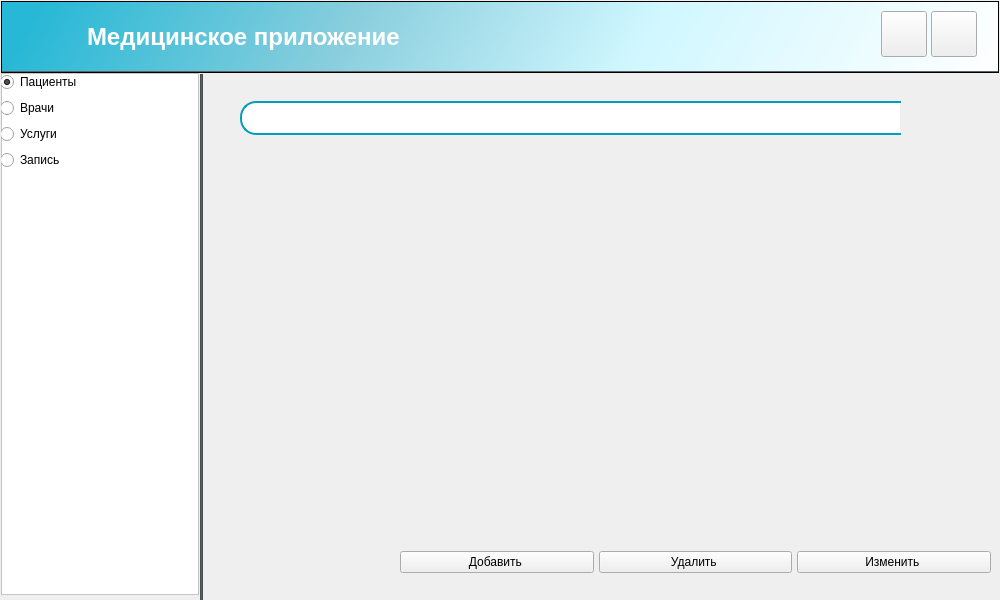
<?xml version="1.0" encoding="UTF-8"?>
<ui version="4.0">
 <class>MainWindow</class>
 <widget class="QMainWindow" name="MainWindow">
  <property name="geometry">
   <rect>
    <x>0</x>
    <y>0</y>
    <width>1000</width>
    <height>600</height>
   </rect>
  </property>
  <property name="baseSize">
   <size>
    <width>800</width>
    <height>400</height>
   </size>
  </property>
  <property name="windowTitle">
   <string>MainWindow</string>
  </property>
  <property name="styleSheet">
   <string notr="true">MainWindow{
border: 1px solid #5c6266;
}</string>
  </property>
  <widget class="QWidget" name="centralwidget">
   <property name="styleSheet">
    <string notr="true"/>
   </property>
   <widget class="QFrame" name="frame">
    <property name="geometry">
     <rect>
      <x>1</x>
      <y>1</y>
      <width>998</width>
      <height>72</height>
     </rect>
    </property>
    <property name="sizePolicy">
     <sizepolicy hsizetype="Preferred" vsizetype="Preferred">
      <horstretch>0</horstretch>
      <verstretch>0</verstretch>
     </sizepolicy>
    </property>
    <property name="styleSheet">
     <string notr="true">#frame{ 
background: qlineargradient(spread:pad, x1:0, y1:0.96, x2:1, y2:1, stop:0 rgba(38, 184, 214, 255), stop:0.323454 rgba(137, 206, 221, 255), stop:0.623711 rgba(208, 247, 255, 255), stop:1 rgba(255, 255, 255, 255));
border-bottom: 2px solid #5c6266;
}
</string>
    </property>
    <property name="frameShape">
     <enum>QFrame::StyledPanel</enum>
    </property>
    <property name="frameShadow">
     <enum>QFrame::Raised</enum>
    </property>
    <widget class="QLabel" name="label_2">
     <property name="geometry">
      <rect>
       <x>60</x>
       <y>20</y>
       <width>411</width>
       <height>31</height>
      </rect>
     </property>
     <property name="styleSheet">
      <string notr="true">	color: white;
    font-size: 24px;
    line-height: 60px;
    margin-left: 20px;
    background: transparent;
font-weight: bold;
</string>
     </property>
     <property name="text">
      <string>Медицинское приложение</string>
     </property>
    </widget>
    <widget class="QLabel" name="label">
     <property name="geometry">
      <rect>
       <x>20</x>
       <y>0</y>
       <width>101</width>
       <height>72</height>
      </rect>
     </property>
     <property name="styleSheet">
      <string notr="true"/>
     </property>
     <property name="text">
      <string/>
     </property>
     <property name="pixmap">
      <pixmap resource="image.qrc">:/image/logo1.png</pixmap>
     </property>
     <property name="scaledContents">
      <bool>false</bool>
     </property>
     <property name="wordWrap">
      <bool>false</bool>
     </property>
    </widget>
    <widget class="QPushButton" name="min_btn">
     <property name="geometry">
      <rect>
       <x>880</x>
       <y>10</y>
       <width>46</width>
       <height>46</height>
      </rect>
     </property>
     <property name="cursor">
      <cursorShape>PointingHandCursor</cursorShape>
     </property>
     <property name="styleSheet">
      <string notr="true">#min_btn{
 	background-image: url(&quot;:/image/drug.png&quot;);
    background-repeat: no-repeat;
    background-position: center center;
}

#min_btn:hover {
    background-image: url(&quot;:/image/drug_act.png&quot;);
    background-repeat: no-repeat;
	background-position: center center;
}</string>
     </property>
     <property name="text">
      <string/>
     </property>
     <property name="iconSize">
      <size>
       <width>30</width>
       <height>30</height>
      </size>
     </property>
    </widget>
    <widget class="QPushButton" name="close_btn">
     <property name="geometry">
      <rect>
       <x>930</x>
       <y>10</y>
       <width>46</width>
       <height>46</height>
      </rect>
     </property>
     <property name="cursor">
      <cursorShape>PointingHandCursor</cursorShape>
     </property>
     <property name="styleSheet">
      <string notr="true">#close_btn{
 	background-image: url(&quot;:/image/pharmacy.png&quot;);
    background-repeat: no-repeat;
    background-position: center center;
}

#close_btn:hover {
    background-image: url(&quot;:/image/pharmacy_act.png&quot;);
    background-repeat: no-repeat;
	background-position: center center;
}</string>
     </property>
     <property name="text">
      <string/>
     </property>
     <property name="iconSize">
      <size>
       <width>30</width>
       <height>30</height>
      </size>
     </property>
    </widget>
   </widget>
   <widget class="QFrame" name="frame_2">
    <property name="geometry">
     <rect>
      <x>200</x>
      <y>74</y>
      <width>3</width>
      <height>531</height>
     </rect>
    </property>
    <property name="baseSize">
     <size>
      <width>0</width>
      <height>0</height>
     </size>
    </property>
    <property name="styleSheet">
     <string notr="true">background: #5c6266;
min-width: 1px;
max-width: 1px;</string>
    </property>
    <property name="frameShape">
     <enum>QFrame::StyledPanel</enum>
    </property>
    <property name="frameShadow">
     <enum>QFrame::Raised</enum>
    </property>
   </widget>
   <widget class="QFrame" name="frame_3">
    <property name="geometry">
     <rect>
      <x>1</x>
      <y>73</y>
      <width>198</width>
      <height>522</height>
     </rect>
    </property>
    <property name="styleSheet">
     <string notr="true">#frame_3{
background: white;
}</string>
    </property>
    <property name="frameShape">
     <enum>QFrame::StyledPanel</enum>
    </property>
    <property name="frameShadow">
     <enum>QFrame::Raised</enum>
    </property>
    <widget class="QWidget" name="verticalLayoutWidget">
     <property name="geometry">
      <rect>
       <x>-1</x>
       <y>-1</y>
       <width>201</width>
       <height>531</height>
      </rect>
     </property>
     <layout class="QVBoxLayout" name="verticalLayout">
      <item>
       <widget class="QRadioButton" name="menu3">
        <property name="cursor">
         <cursorShape>PointingHandCursor</cursorShape>
        </property>
        <property name="text">
         <string>Пациенты</string>
        </property>
        <property name="iconSize">
         <size>
          <width>35</width>
          <height>35</height>
         </size>
        </property>
        <property name="checked">
         <bool>true</bool>
        </property>
       </widget>
      </item>
      <item>
       <widget class="QRadioButton" name="menu2">
        <property name="cursor">
         <cursorShape>PointingHandCursor</cursorShape>
        </property>
        <property name="text">
         <string>Врачи</string>
        </property>
        <property name="iconSize">
         <size>
          <width>35</width>
          <height>35</height>
         </size>
        </property>
       </widget>
      </item>
      <item>
       <widget class="QRadioButton" name="menu1">
        <property name="cursor">
         <cursorShape>PointingHandCursor</cursorShape>
        </property>
        <property name="styleSheet">
         <string notr="true"/>
        </property>
        <property name="text">
         <string>Услуги</string>
        </property>
        <property name="iconSize">
         <size>
          <width>35</width>
          <height>35</height>
         </size>
        </property>
       </widget>
      </item>
      <item>
       <widget class="QRadioButton" name="menu4">
        <property name="cursor">
         <cursorShape>PointingHandCursor</cursorShape>
        </property>
        <property name="text">
         <string>Запись</string>
        </property>
        <property name="iconSize">
         <size>
          <width>35</width>
          <height>35</height>
         </size>
        </property>
       </widget>
      </item>
      <item>
       <spacer name="verticalSpacer">
        <property name="orientation">
         <enum>Qt::Vertical</enum>
        </property>
        <property name="sizeHint" stdset="0">
         <size>
          <width>195</width>
          <height>426</height>
         </size>
        </property>
       </spacer>
      </item>
     </layout>
    </widget>
   </widget>
   <widget class="QWidget" name="layoutWidget">
    <property name="geometry">
     <rect>
      <x>400</x>
      <y>540</y>
      <width>591</width>
      <height>44</height>
     </rect>
    </property>
    <layout class="QHBoxLayout" name="horizontalLayout">
     <property name="spacing">
      <number>5</number>
     </property>
     <item>
      <widget class="QPushButton" name="add">
       <property name="styleSheet">
        <string notr="true"/>
       </property>
       <property name="text">
        <string>Добавить </string>
       </property>
       <property name="icon">
        <iconset resource="image.qrc">
         <normaloff>:/image/add_hov.png</normaloff>:/image/add_hov.png</iconset>
       </property>
       <property name="iconSize">
        <size>
         <width>30</width>
         <height>30</height>
        </size>
       </property>
      </widget>
     </item>
     <item>
      <widget class="QPushButton" name="del">
       <property name="styleSheet">
        <string notr="true">#add{
	background: qlineargradient(spread:pad, x1:0.053, y1:0.733, x2:1, y2:1, stop:0 rgba(0, 128, 	154, 255), stop:0.451724 rgba(82, 143, 156, 255), stop:1 rgba(172, 205, 212, 255));
	color:white;
  font-size: 19px;
   text-align: left;
   padding-left: 12px;
   border-radius: 21px;
   border-style: solid;
   border: 1px solid #5c6266;
   min-width:240px;
   min-height:40px;
   max-width:240px;
   max-height:40px;
}

#add:hover {
	background: qlineargradient(spread:pad, x1:0.053, y1:0.733, x2:1, y2:1, stop:0 rgba(1, 157, 189, 255), stop:0.451724 rgba(109, 188, 205, 255), stop:1 rgba(202, 241, 249, 255));
}</string>
       </property>
       <property name="text">
        <string>Удалить </string>
       </property>
       <property name="icon">
        <iconset resource="image.qrc">
         <normaloff>:/image/delete.png</normaloff>:/image/delete.png</iconset>
       </property>
       <property name="iconSize">
        <size>
         <width>30</width>
         <height>30</height>
        </size>
       </property>
      </widget>
     </item>
     <item>
      <widget class="QPushButton" name="edit">
       <property name="styleSheet">
        <string notr="true">#add{
	background: qlineargradient(spread:pad, x1:0.053, y1:0.733, x2:1, y2:1, stop:0 rgba(0, 128, 	154, 255), stop:0.451724 rgba(82, 143, 156, 255), stop:1 rgba(172, 205, 212, 255));
	color:white;
  font-size: 19px;
   text-align: left;
   padding-left: 12px;
   border-radius: 21px;
   border-style: solid;
   border: 1px solid #5c6266;
   min-width:240px;
   min-height:40px;
   max-width:240px;
   max-height:40px;
}

#add:hover {
	background: qlineargradient(spread:pad, x1:0.053, y1:0.733, x2:1, y2:1, stop:0 rgba(1, 157, 189, 255), stop:0.451724 rgba(109, 188, 205, 255), stop:1 rgba(202, 241, 249, 255));
}</string>
       </property>
       <property name="text">
        <string>Изменить </string>
       </property>
       <property name="icon">
        <iconset resource="image.qrc">
         <normaloff>:/image/change.png</normaloff>:/image/change.png</iconset>
       </property>
       <property name="iconSize">
        <size>
         <width>30</width>
         <height>30</height>
        </size>
       </property>
      </widget>
     </item>
    </layout>
   </widget>
   <widget class="QWidget" name="layoutWidget">
    <property name="geometry">
     <rect>
      <x>240</x>
      <y>100</y>
      <width>721</width>
      <height>36</height>
     </rect>
    </property>
    <layout class="QHBoxLayout" name="horizontalLayout_2">
     <property name="spacing">
      <number>0</number>
     </property>
     <item>
      <widget class="QLineEdit" name="lineEdit">
       <property name="styleSheet">
        <string notr="true">#lineEdit{
	font-size: 15px;
	padding-left: 15px;
	min-height: 30px;
	max-height: 30px;
	border: 2px solid #019dbd;
	border-right: 2px solid transparent;
	border-top-left-radius: 16px;
    border-bottom-left-radius: 16px;
  	color: #5c6266;
}

#lineEdit:hover {
	border: 2px solid #00d4ff;
}</string>
       </property>
      </widget>
     </item>
     <item>
      <widget class="QPushButton" name="search">
       <property name="styleSheet">
        <string notr="true">#search{
	font-size: 15px;
	padding-left: px;
	min-width: 60px;
	max-width: 60px;
	min-height: 34px;
	max-height: 34px;
     background: qlineargradient(spread:pad, x1:0.053, y1:0.733, x2:1, y2:1, stop:0 rgba(0, 128, 	154, 255), stop:0.451724 rgba(82, 143, 156, 255), stop:1 rgba(172, 205, 212, 255));
	border-top-right-radius: 16px;
    border-bottom-right-radius: 16px;
}

#search:hover {
    background: qlineargradient(spread:pad, x1:0.053, y1:0.733, x2:1, y2:1, stop:0 rgba(1, 157, 189, 255), stop:0.451724 rgba(109, 188, 205, 255), stop:1 rgba(202, 241, 249, 255));
}</string>
       </property>
       <property name="text">
        <string/>
       </property>
       <property name="icon">
        <iconset resource="image.qrc">
         <normaloff>:/image/search.png</normaloff>:/image/search.png</iconset>
       </property>
       <property name="iconSize">
        <size>
         <width>23</width>
         <height>23</height>
        </size>
       </property>
      </widget>
     </item>
    </layout>
   </widget>
   <widget class="QTableView" name="tableView">
    <property name="geometry">
     <rect>
      <x>241</x>
      <y>151</y>
      <width>721</width>
      <height>371</height>
     </rect>
    </property>
    <property name="styleSheet">
     <string notr="true">QHeaderView {
    color: #5c6266;
    font:  14pt;
	border-bottom: 0.8px solid gray;
	border-color: black;
	font-weight: normal;
	background-color: rgba(255, 255, 255, 0.1);
    border-radius:0px;
}

QHeaderView::section {
    color: #5c6266;
  	font:  14pt;
	font-weight: normal;
    border-radius: 6px;
    border-color: rgba(255, 255, 255, 0.1);  
}

QTableView {
	border:none;
    background-color: rgba(255, 255, 255, 0.0);
}

QTableView::item {
		text-align: center;
        padding-left: 5px;
        padding-right: 5px;
  		font:  12pt;
        border: none;
        background-color: rgba(255, 255, 255, 0.3);
}

QTableView::item:selected:!active {
		border: none;
        color: #5c6266;
 		background:   rgba(208, 247, 255, 255);
}

QTableView::item:selected {
		color: black;
		border: none;
        background:   rgba(208, 247, 255, 255);
}


 


</string>
    </property>
    <attribute name="horizontalHeaderMinimumSectionSize">
     <number>75</number>
    </attribute>
   </widget>
  </widget>
 </widget>
 <resources>
  <include location="image.qrc"/>
 </resources>
 <connections/>
</ui>
